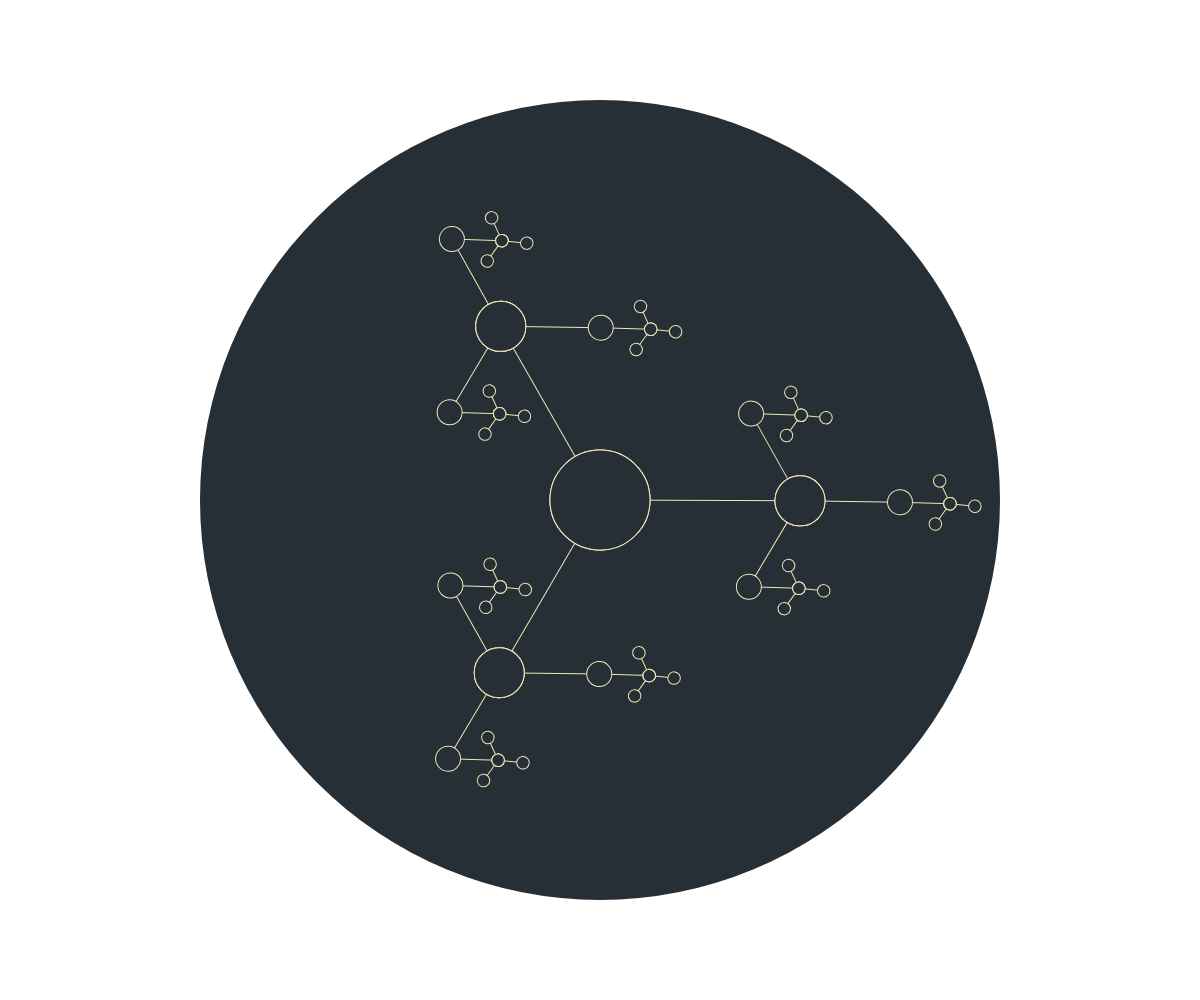
Frame 1 (no input)
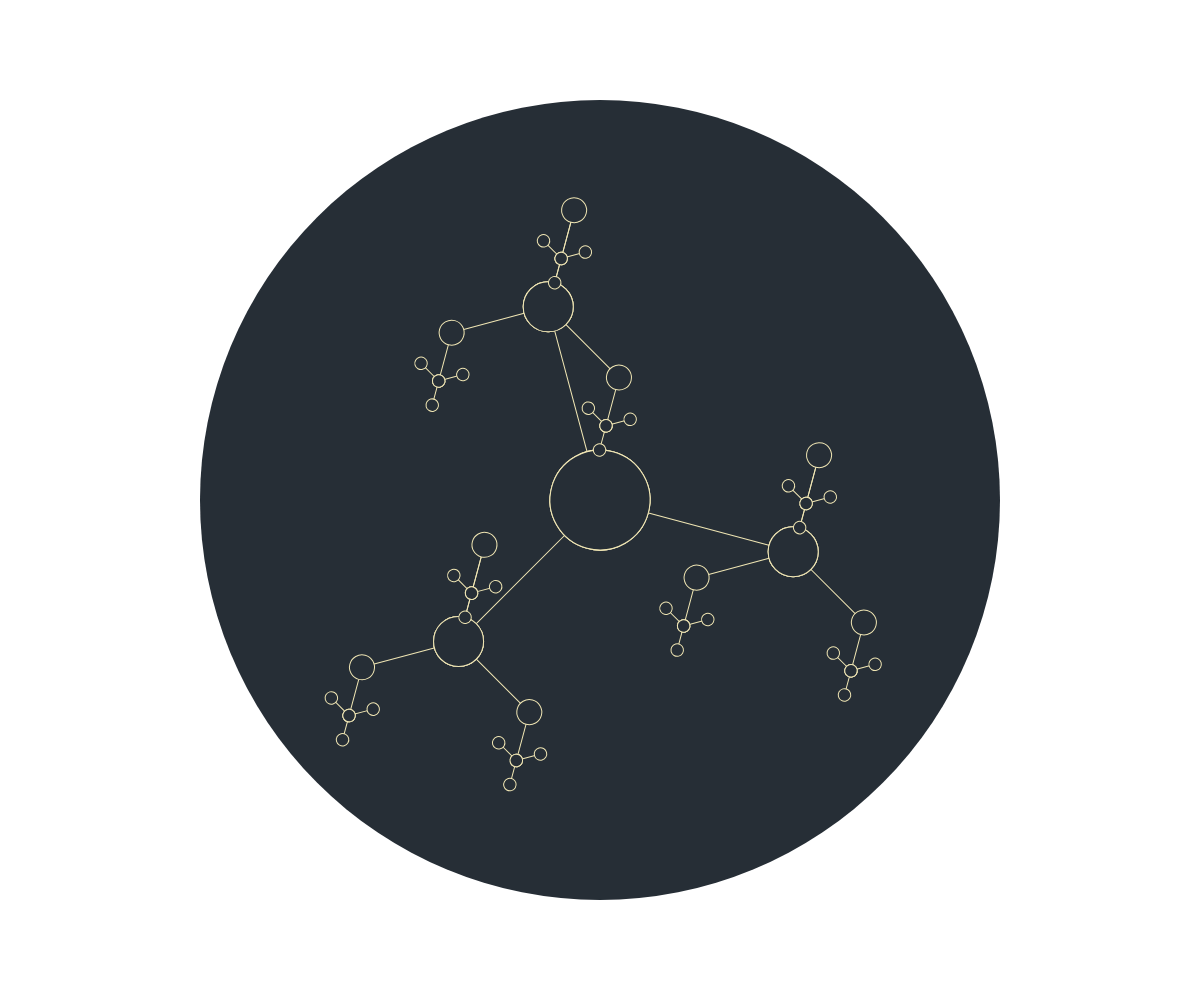
Frame 60 (no input)
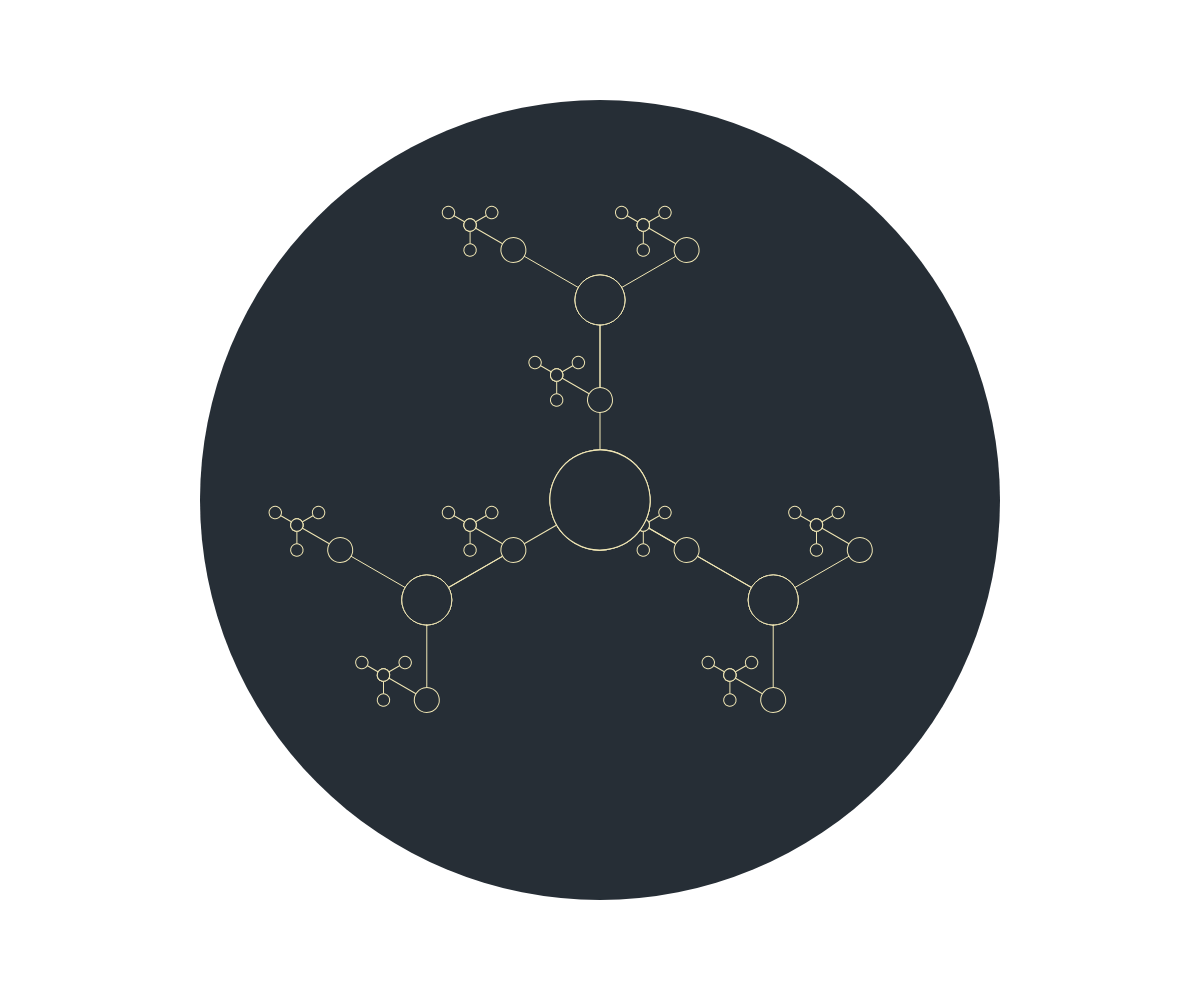
Frame 120 (the mouse pressed at the canvas centre since frame 60)

The p5.js sketch that drew these frames (run headless with seeded random() and noise() and a simulated clock; from frame 60 on, the mouse is pressed at the canvas centre):

// p5.js sketch
// ── sketch.js
var count1 = 3;
var rad1 = 200;

var count2 = 3;
var rad2 = 100;

var count3 = 1;
var rad3 = 50;

var count4 = 3;
var rad4 = 25;

function setup() {
  createCanvas(windowWidth,windowHeight);
  fill(38,46,54);
  strokeWeight(1);
  angleMode(DEGREES);
}

function draw() {
  background(255);
  translate(width/2, height/2);
  noStroke();
  ellipse(0,0,800);
  stroke(240,230,180);
  rotate(frameCount/4);
  for (var i = 0; i < 360; i+=360/count1) {
    line(0,0,rad1*cos(i), rad1*sin(i));
    ellipse(0,0,rad1/2);

    push();
    translate(rad1*cos(i), rad1*sin(i));
    rotate(frameCount/2);
    for(var j = 0; j < 360; j+=360/count2) {
      line(0,0,rad2*cos(j), rad2*sin(j));
      ellipse(0,0,rad2/2);

      push();
      translate(rad2*cos(j), rad2*sin(j));
      rotate(frameCount);
      for(var k = 0; k <360; k+=360/count3) {
        line(0,0,rad3*cos(k), rad3*sin(k));
        ellipse(0,0,rad3/2);

        push();
        translate(rad3*cos(k), rad3*sin(k));
        rotate(frameCount*4);
        for(var l = 0; l <360; l+=360/count4) {
          line(0,0,rad4*cos(l), rad4*sin(l));
          ellipse(0,0,rad4/2);

          push();
          translate(rad4*cos(l), rad4*sin(l));
          ellipse(0,0,rad4/2);
          pop();
        }
        pop();


      }
      pop();
    }
    pop();
  }

  /*
  rotate(frameCount/20);
  line(0,0,0, -200);
  line(0,0,200,0);
  translate(0, -200);
  rotate(frameCount/10);
  line(0,0,0,-100);
  translate(0,-100);
  ellipse(0,0,50);
  */
}
